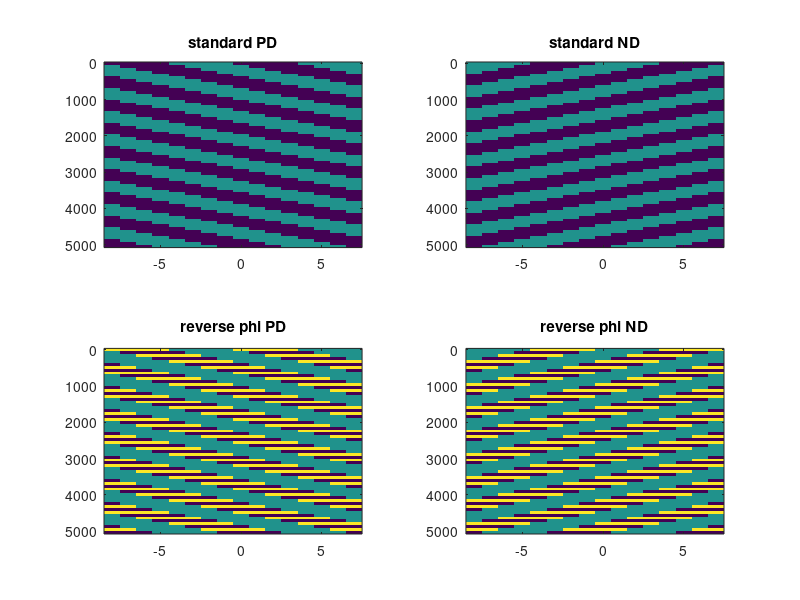

Reproduce this figure in MATLAB. (Note: this script raises an error after producing the figure.)
clear

% gratings stimuli
frame_dur = 80;
gr_spatial_period = 8;
gr_spatial_off = 4;
gr_spatial_bgr = gr_spatial_period-gr_spatial_off;
num_periods = 2;
gr_num_cycles = 4;
gr_num_pos = gr_spatial_period*num_periods;

single_period = [-1*ones(1,gr_spatial_off), 0*ones(1,gr_spatial_bgr)];
% single_period1 = repmat([-1*ones(1,gr_spatial_off), 0*ones(1,gr_spatial_off)], 1, gr_spatial_period/4);
single_frame = repmat(single_period,1,num_periods);
one_cycle =...
    toeplitz([single_frame(1) fliplr(single_frame(2:end))], single_frame);

single_frame1 = [single_frame(1) fliplr(single_frame(2:end))];
one_cycle1 = nan(length(single_frame1));
for ii=1:length(single_frame1)
    one_cycle1(ii,:) = circshift(single_frame1, (ii-1)*gr_spatial_off);
end


stim = repmat(one_cycle,gr_num_cycles,1);
num_time_steps = size(stim,1);
gr_pos = -floor(gr_num_pos/2):floor(gr_num_pos/2);
gr_pos = gr_pos(1:gr_num_pos);

rev_stim = stim;
rev_stim(1:2:num_time_steps,:) = -stim(1:2:num_time_steps,:);

time = (0:(num_time_steps-1))*frame_dur;

figure(1)
clf
subplot(2,2,1)
imagesc(gr_pos,time,stim)
caxis([-1,1])
title('standard PD')
subplot(2,2,2)
imagesc(gr_pos,time,fliplr(stim))
caxis([-1,1])
title('standard ND')
subplot(2,2,3)
imagesc(gr_pos,time,rev_stim)
caxis([-1,1])
title('reverse phi PD')
subplot(2,2,4)
imagesc(gr_pos,time,fliplr(rev_stim))
caxis([-1,1])
title('reverse phi ND')

%--------------------------------------------------------------
%run dynamics
frameR = 1;
modTimeVec = (0:frameR:(time(end)+frame_dur+30))'; %30: delay

load /Users/gruntmane/'Dropbox (HHMI)'/revPhiPaper/forSandro/relParamsT5.mat

% relParamsT5(21:28) = 0;

[V_pd, fe_pd, fe2_pd, fi_pd, fi2_pd,...
    stimOnset_pd, stepD_pd, modVal_pd, posVec_pd] =...
    run_stim(stim, time, gr_pos, modTimeVec, relParamsT5);

[V_nd, fe_nd, fe2_nd, fi_nd, fi2_nd,...
    stimOnset_nd, stepD_nd, modVal_nd, posVec_nd] =...
    run_stim(fliplr(stim), time, gr_pos, modTimeVec, relParamsT5);

[rev_V_pd, rev_fe_pd, rev_fe2_pd, rev_fi_pd, rev_fi2_pd,...
    rev_stimOnset_pd, rev_stepD_pd, rev_modVal_pd, rev_posVec_pd] =...
    run_stim(rev_stim, time, gr_pos, modTimeVec, relParamsT5);

[rev_V_nd, rev_fe_nd, rev_fe2_nd, rev_fi_nd, rev_fi2_nd,...
    rev_stimOnset_nd, rev_stepD_nd, rev_modVal_nd, rev_posVec_nd] =...
    run_stim(fliplr(rev_stim), time, gr_pos, modTimeVec, relParamsT5);

figure(3)
clf
subplot(2,1,1)
plot(modTimeVec, V_pd, 'linewidth', 2, 'color', 'k')
hold on
plot(modTimeVec, V_nd, 'linewidth', 2, 'color', 'r')
% plot(modTimeVec, fe2_nd, 'linewidth', 2, 'color', 'r', 'linestyle', '--')
% plot(modTimeVec, fi2_nd, 'linewidth', 2, 'color', 'r', 'linestyle', '--')
% plot(modTimeVec, fe2_pd, 'linewidth', 2, 'color', 'k', 'linestyle', '--')
% plot(modTimeVec, fi2_pd, 'linewidth', 2, 'color', 'k', 'linestyle', '--')
legend({'pd','nd'})
title('standard')
set(gca, 'ylim', [-10, 20])
subplot(2,1,2)
plot(modTimeVec, rev_V_pd, 'linewidth', 2, 'color', 'k')
hold on
plot(modTimeVec, rev_V_nd, 'linewidth', 2, 'color', 'r')
title('reverse phi')
set(gca, 'ylim', [-5, 10])


%--------------------------------------------------------------
%generate inputs from stimuli and call t5_simple_wrap_v2
function [V, fe, fe2, fi, fi2, stimOnset, stepD, modVal, posVec] =...
    run_stim(stim, time, gr_pos, modTimeVec, relParamsT5)
frame_dur = time(2)-time(1);
frameR = modTimeVec(2) - modTimeVec(1);
stimOnset = [];
posVec = {};
stepD = {};
modVal = {};
k = 1;
for i = 1:length(gr_pos)
    stim_single_pos = stim(:,i);
    last_stim_val = 0;
    dur_stim = 0;
    in_stim = 0;
    for j = 1:length(stim_single_pos)
        if(j==1) % first time step
            if(stim_single_pos(j)~=0) %if not background start stim
                stimOnset(k) =  time(j);
                posVec{k} = gr_pos(i);
                if(stim_single_pos(j)==1)
                    modVal{k} = 1;
                else
                    modVal{k} = 0;
                end
                last_stim_val = stim_single_pos(j);
                last_stim_time = time(j);
                dur_stim = frame_dur;
                in_stim = 1;
            end
        end
        if(j>1 && j~=length(stim_single_pos)) %intermediate time
            if(stim_single_pos(j)==last_stim_val) %same luminance as before
                if(in_stim) %and during stim, then increase stim dur
                    dur_stim = dur_stim + frame_dur;
                end
            end
            if(stim_single_pos(j)~=last_stim_val) %change of luminance
                if(in_stim) % and during stim then end stim
                    stepD{k} = dur_stim;
                    dur_stim = 0;
                    in_stim = 0;
                    last_stim_val = 0;
                    k = k + 1; %new index for next stim
                    if(stim_single_pos(j)~=0) %if ~ backgr, start new stim
                        stimOnset(k) =  time(j);
                        posVec{k} = gr_pos(i);
                        if(stim_single_pos(j)==1)
                            modVal{k} = 1;
                        else
                            modVal{k} = 0;
                        end
                        last_stim_val = stim_single_pos(j);
                        last_stim_time = time(j);
                        dur_stim = frame_dur;
                        in_stim = 1;
                    end
                else % (not in stim) then start stim
                    stimOnset(k) =  time(j);
                    posVec{k} = gr_pos(i);
                    if(stim_single_pos(j)==1)
                        modVal{k} = 1;
                    else
                        modVal{k} = 0;
                    end
                    last_stim_val = stim_single_pos(j);
                    last_stim_time = time(j);
                    dur_stim = frame_dur;
                    in_stim = 1;
                end
            end
        end
        if(j==length(stim_single_pos)) %last time
            if(in_stim && stim_single_pos(j)==last_stim_val)
                % and during stim then end stim
                stepD{k} = dur_stim + frame_dur;
                k = k + 1;
            else
                if(stim_single_pos(j)~=last_stim_val) %change of luminance
                    if(in_stim) % and during stim then end stim
                        stepD{k} = dur_stim;
                        dur_stim = 0;
                        in_stim = 0;
                        last_stim_val = 0;
                        k = k + 1; %new index for next stim
                        if(stim_single_pos(j)~=0)
                            %if ~ backgr, start and end new stim
                            stimOnset(k) =  time(j);
                            posVec{k} = gr_pos(i);
                            if(stim_single_pos(j)==1)
                                modVal{k} = 1;
                            else
                                modVal{k} = 0;
                            end
                            stepD{k} = frame_dur;
                            k = k + 1;
                        end
                    else % (not in stim) then start and end stim
                        stimOnset(k) =  time(j);
                        posVec{k} = gr_pos(i);
                        if(stim_single_pos(j)==1)
                            modVal{k} = 1;
                        else
                            modVal{k} = 0;
                        end
                        stepD{k} = frame_dur;
                        k = k + 1;
                    end   
                end
            end
        end
    end
end

stimInds = cell(1,length(stimOnset));
for i=1:length(stimOnset)
    tmp = zeros(size(modTimeVec));
    tmp(stimOnset(i)+1)=1;
    stimInds{i} = tmp;
end

[V, fe, fe2, fi, fi2] =...
    t5_simple_wrap_v2(relParamsT5,modVal,...
    stepD, posVec,modTimeVec,frameR,stimInds);

end



